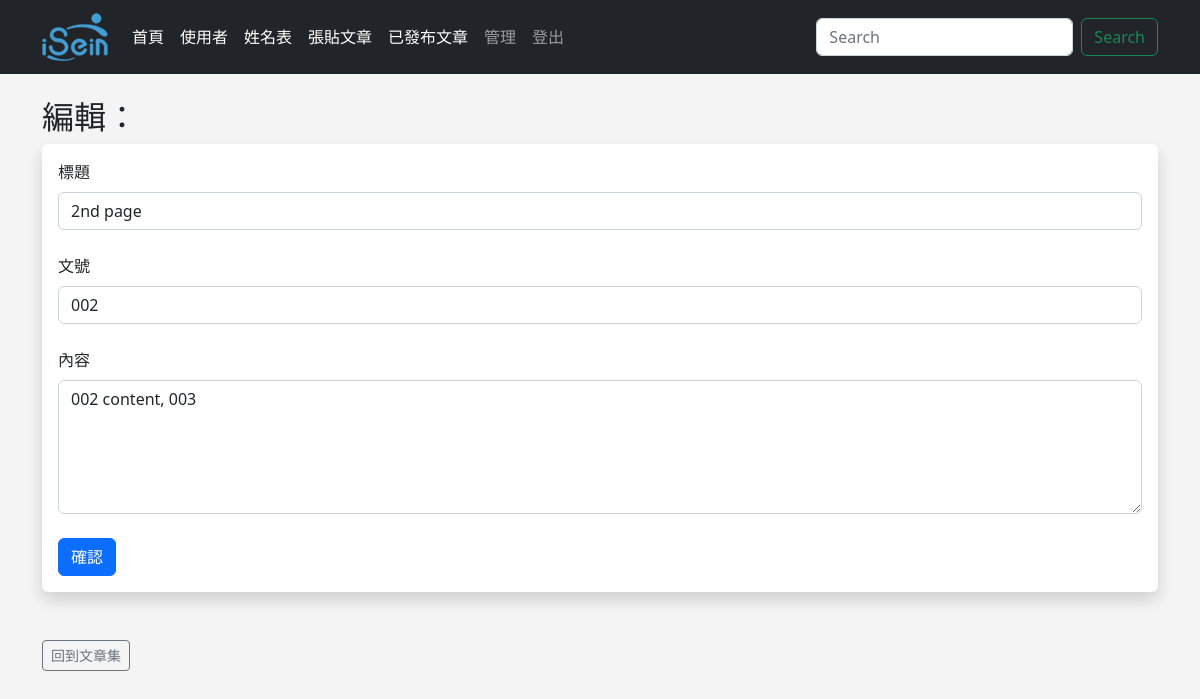
Before: /posts/edit/2 (signed in) with the older database file.
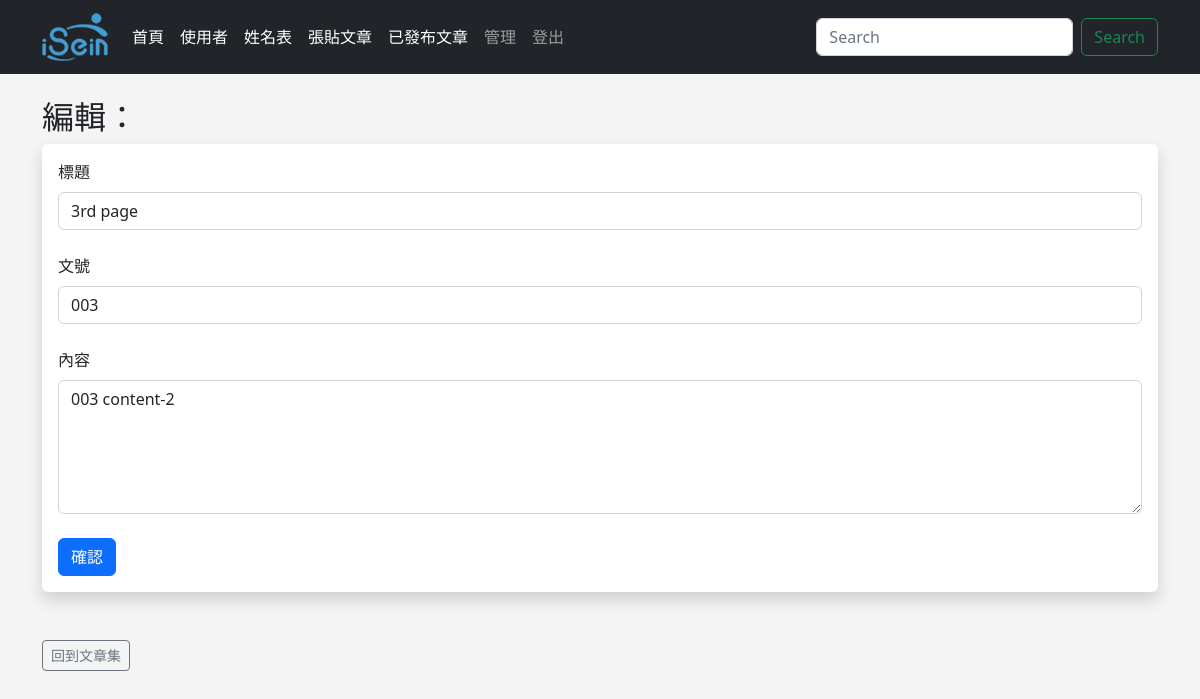
After: the same page with the newer database file.
### app.py (models this page shows)
class Posts(db.Model):
    id = db.Column(db.Integer, primary_key=True)
    title = db.Column(db.String(255))
    content = db.Column(db.Text)
    date_posted = db.Column(db.DateTime, default=datetime.utcnow)
    slug = db.Column(db.String(255))
    poster_id = db.Column(db.Integer, db.ForeignKey('users.id'))

### app.py (the view, shortened to what this page needs)
@app.route('/posts/edit/<int:id>', methods=['GET', 'POST'])
@login_required
def edit_post(id):
    post = Posts.query.get_or_404(id)
    form = PostForm()
    if current_user.id == post.poster_id:
        form.title.data = post.title
        form.slug.data = post.slug
        form.content.data = post.content
        return render_template('edit_post.html', form=form)
    else:
        flash('你不是作者，無權編輯！')
        posts = Posts.query.order_by(Posts.date_posted)
        return render_template("posts.html", posts=posts)

### webforms.py
class PostForm(FlaskForm):
    title = StringField("標題", validators=[DataRequired()])
    content = StringField("內容", validators=[DataRequired()], widget=TextArea())
    author = StringField("作者")
    slug = StringField("文號", validators=[DataRequired()])
    submit = SubmitField("確認")

### app.py (called while the page is built)
@login_manager.user_loader
def load_user(user_id):
    return Users.query.get(int(user_id))

### templates/edit_post.html (shortened to what this page needs)
{% extends 'base.html' %}
{% block content %}
    <h2>編輯：</h2>
    <div class="shadow p-3 mb-5 bg-body rounded">
        <form method="POST">
            {{ form.title.label(class="form-label") }}
            {{ form.title(class="form-control") }}
            <br/>
            {{ form.slug.label(class="form-label") }}
            {{ form.slug(class="form-control") }}
            <br/>
            {{ form.content.label(class="form-label") }}
            {{ form.content(class="form-control", rows=5) }}
            <br/>
            {{ form.submit(class="btn btn-primary") }}
        </form>
    </div>
    <a href="{{ url_for('posts')}}" class="btn btn-outline-secondary btn-sm">回到文章集</a>
    <br/>
{% endblock %}

Changed rows visible on the page:
changed Posts: title "2nd page" → "3rd page"; slug "002" → "003"; content "002 content, 003" → "003 content-2"
